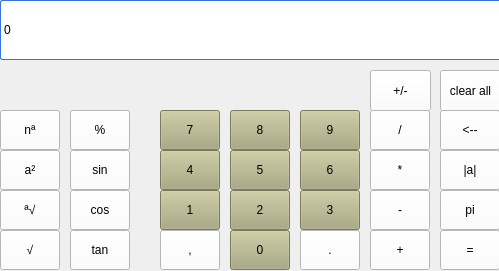
<?xml version="1.0" encoding="UTF-8"?>
<ui version="4.0">
 <class>model_main</class>
 <widget class="QMainWindow" name="model_main">
  <property name="geometry">
   <rect>
    <x>0</x>
    <y>0</y>
    <width>499</width>
    <height>271</height>
   </rect>
  </property>
  <property name="windowTitle">
   <string>model_main</string>
  </property>
  <widget class="QWidget" name="centralWidget">
   <widget class="QLabel" name="label_show">
    <property name="geometry">
     <rect>
      <x>0</x>
      <y>0</y>
      <width>501</width>
      <height>60</height>
     </rect>
    </property>
    <property name="styleSheet">
     <string notr="true"> background-color: rgb(255, 255, 255);
font: 11pt &quot;MS Shell Dlg 2&quot;;
border-radius: 2px;
    border: 1px solid #3873d9;
  </string>
    </property>
    <property name="text">
     <string>0</string>
    </property>
   </widget>
   <widget class="QPushButton" name="pushButton_sqrt">
    <property name="geometry">
     <rect>
      <x>0</x>
      <y>230</y>
      <width>60</width>
      <height>40</height>
     </rect>
    </property>
    <property name="styleSheet">
     <string notr="true"> background-color: rgb(255, 255, 255);
font: 11pt &quot;MS Shell Dlg 2&quot;;</string>
    </property>
    <property name="text">
     <string>√</string>
    </property>
   </widget>
   <widget class="QPushButton" name="pushButton_any_sqrt">
    <property name="geometry">
     <rect>
      <x>0</x>
      <y>190</y>
      <width>60</width>
      <height>40</height>
     </rect>
    </property>
    <property name="styleSheet">
     <string notr="true"> background-color: rgb(255, 255, 255);</string>
    </property>
    <property name="text">
     <string>ª√</string>
    </property>
   </widget>
   <widget class="QPushButton" name="pushButton_pi">
    <property name="geometry">
     <rect>
      <x>440</x>
      <y>190</y>
      <width>60</width>
      <height>40</height>
     </rect>
    </property>
    <property name="styleSheet">
     <string notr="true"> background-color: rgb(255, 255, 255);
font: 11pt &quot;MS Shell Dlg 2&quot;;</string>
    </property>
    <property name="text">
     <string>pi</string>
    </property>
   </widget>
   <widget class="QPushButton" name="pushButton_sin">
    <property name="geometry">
     <rect>
      <x>70</x>
      <y>150</y>
      <width>60</width>
      <height>40</height>
     </rect>
    </property>
    <property name="styleSheet">
     <string notr="true"> background-color: rgb(255, 255, 255);
font: 11pt &quot;MS Shell Dlg 2&quot;;
</string>
    </property>
    <property name="text">
     <string>sin</string>
    </property>
   </widget>
   <widget class="QPushButton" name="pushButton_tg">
    <property name="geometry">
     <rect>
      <x>70</x>
      <y>230</y>
      <width>60</width>
      <height>40</height>
     </rect>
    </property>
    <property name="styleSheet">
     <string notr="true"> background-color: rgb(255, 255, 255);
font: 11pt &quot;MS Shell Dlg 2&quot;;</string>
    </property>
    <property name="text">
     <string>tan</string>
    </property>
   </widget>
   <widget class="QPushButton" name="pushButton_cos">
    <property name="geometry">
     <rect>
      <x>70</x>
      <y>190</y>
      <width>60</width>
      <height>40</height>
     </rect>
    </property>
    <property name="styleSheet">
     <string notr="true"> background-color: rgb(255, 255, 255);
font: 11pt &quot;MS Shell Dlg 2&quot;;</string>
    </property>
    <property name="text">
     <string>cos</string>
    </property>
   </widget>
   <widget class="QPushButton" name="pushButton_comma">
    <property name="geometry">
     <rect>
      <x>160</x>
      <y>230</y>
      <width>60</width>
      <height>40</height>
     </rect>
    </property>
    <property name="styleSheet">
     <string notr="true"> background-color: rgb(255, 255, 255);
font: 11pt &quot;MS Shell Dlg 2&quot;;</string>
    </property>
    <property name="text">
     <string>,</string>
    </property>
   </widget>
   <widget class="QPushButton" name="pushButton_degree_2">
    <property name="geometry">
     <rect>
      <x>0</x>
      <y>150</y>
      <width>60</width>
      <height>40</height>
     </rect>
    </property>
    <property name="styleSheet">
     <string notr="true"> background-color: rgb(255, 255, 255)</string>
    </property>
    <property name="text">
     <string>a²</string>
    </property>
   </widget>
   <widget class="QPushButton" name="pushButton_modul">
    <property name="geometry">
     <rect>
      <x>440</x>
      <y>150</y>
      <width>60</width>
      <height>40</height>
     </rect>
    </property>
    <property name="styleSheet">
     <string notr="true"> background-color: rgb(255, 255, 255);
font: 11pt &quot;MS Shell Dlg 2&quot;;</string>
    </property>
    <property name="text">
     <string>|a|</string>
    </property>
   </widget>
   <widget class="QPushButton" name="pushButton_any_degree">
    <property name="geometry">
     <rect>
      <x>0</x>
      <y>110</y>
      <width>60</width>
      <height>40</height>
     </rect>
    </property>
    <property name="styleSheet">
     <string notr="true">background-color: rgb(255, 255, 255);
   </string>
    </property>
    <property name="text">
     <string>nª</string>
    </property>
   </widget>
   <widget class="QPushButton" name="pushButton_7">
    <property name="geometry">
     <rect>
      <x>160</x>
      <y>110</y>
      <width>60</width>
      <height>40</height>
     </rect>
    </property>
    <property name="styleSheet">
     <string notr="true"> background-color: rgb(170, 170, 127);
font: 9pt &quot;Wide Latin&quot;;</string>
    </property>
    <property name="text">
     <string>7</string>
    </property>
   </widget>
   <widget class="QPushButton" name="pushButton_9">
    <property name="geometry">
     <rect>
      <x>300</x>
      <y>110</y>
      <width>60</width>
      <height>40</height>
     </rect>
    </property>
    <property name="styleSheet">
     <string notr="true"> background-color: rgb(170, 170, 127);
font: 9pt &quot;Wide Latin&quot;;</string>
    </property>
    <property name="text">
     <string>9</string>
    </property>
   </widget>
   <widget class="QPushButton" name="pushButton_8">
    <property name="geometry">
     <rect>
      <x>230</x>
      <y>110</y>
      <width>60</width>
      <height>40</height>
     </rect>
    </property>
    <property name="styleSheet">
     <string notr="true"> background-color: rgb(170, 170, 127);
font: 9pt &quot;Wide Latin&quot;;</string>
    </property>
    <property name="text">
     <string>8</string>
    </property>
   </widget>
   <widget class="QPushButton" name="pushButton_4">
    <property name="geometry">
     <rect>
      <x>160</x>
      <y>150</y>
      <width>60</width>
      <height>40</height>
     </rect>
    </property>
    <property name="styleSheet">
     <string notr="true"> background-color: rgb(170, 170, 127);
font: 9pt &quot;Wide Latin&quot;;</string>
    </property>
    <property name="text">
     <string>4</string>
    </property>
   </widget>
   <widget class="QPushButton" name="pushButton_6">
    <property name="geometry">
     <rect>
      <x>300</x>
      <y>150</y>
      <width>60</width>
      <height>40</height>
     </rect>
    </property>
    <property name="styleSheet">
     <string notr="true"> background-color: rgb(170, 170, 127);
font: 9pt &quot;Wide Latin&quot;;</string>
    </property>
    <property name="text">
     <string>6</string>
    </property>
   </widget>
   <widget class="QPushButton" name="pushButton_5">
    <property name="geometry">
     <rect>
      <x>230</x>
      <y>150</y>
      <width>60</width>
      <height>40</height>
     </rect>
    </property>
    <property name="styleSheet">
     <string notr="true"> background-color: rgb(170, 170, 127);
font: 9pt &quot;Wide Latin&quot;;</string>
    </property>
    <property name="text">
     <string>5</string>
    </property>
   </widget>
   <widget class="QPushButton" name="pushButton_1">
    <property name="geometry">
     <rect>
      <x>160</x>
      <y>190</y>
      <width>60</width>
      <height>40</height>
     </rect>
    </property>
    <property name="styleSheet">
     <string notr="true"> background-color: rgb(170, 170, 127);
font: 9pt &quot;Wide Latin&quot;;</string>
    </property>
    <property name="text">
     <string>1</string>
    </property>
   </widget>
   <widget class="QPushButton" name="pushButton_3">
    <property name="geometry">
     <rect>
      <x>300</x>
      <y>190</y>
      <width>60</width>
      <height>40</height>
     </rect>
    </property>
    <property name="styleSheet">
     <string notr="true"> background-color: rgb(170, 170, 127);
font: 9pt &quot;Wide Latin&quot;;</string>
    </property>
    <property name="text">
     <string>3</string>
    </property>
   </widget>
   <widget class="QPushButton" name="pushButton_2">
    <property name="geometry">
     <rect>
      <x>230</x>
      <y>190</y>
      <width>60</width>
      <height>40</height>
     </rect>
    </property>
    <property name="styleSheet">
     <string notr="true"> background-color: rgb(170, 170, 127);
font: 9pt &quot;Wide Latin&quot;;</string>
    </property>
    <property name="text">
     <string>2</string>
    </property>
   </widget>
   <widget class="QPushButton" name="pushButton_0">
    <property name="geometry">
     <rect>
      <x>230</x>
      <y>230</y>
      <width>60</width>
      <height>40</height>
     </rect>
    </property>
    <property name="styleSheet">
     <string notr="true"> background-color: rgb(170, 170, 127);
font: 9pt &quot;Wide Latin&quot;;</string>
    </property>
    <property name="text">
     <string>0</string>
    </property>
   </widget>
   <widget class="QPushButton" name="pushButton_answer">
    <property name="geometry">
     <rect>
      <x>440</x>
      <y>230</y>
      <width>60</width>
      <height>40</height>
     </rect>
    </property>
    <property name="styleSheet">
     <string notr="true"> background-color: rgb(255, 255, 255);
font: 11pt &quot;MS Shell Dlg 2&quot;;</string>
    </property>
    <property name="text">
     <string>=</string>
    </property>
   </widget>
   <widget class="QPushButton" name="pushButton_point">
    <property name="geometry">
     <rect>
      <x>300</x>
      <y>230</y>
      <width>60</width>
      <height>40</height>
     </rect>
    </property>
    <property name="styleSheet">
     <string notr="true"> background-color: rgb(255, 255, 255);
font: 11pt &quot;MS Shell Dlg 2&quot;;</string>
    </property>
    <property name="text">
     <string>.</string>
    </property>
   </widget>
   <widget class="QPushButton" name="pushButton_delenie">
    <property name="geometry">
     <rect>
      <x>370</x>
      <y>110</y>
      <width>60</width>
      <height>40</height>
     </rect>
    </property>
    <property name="styleSheet">
     <string notr="true"> background-color: white;
font: 11pt &quot;MS Shell Dlg 2&quot;;</string>
    </property>
    <property name="text">
     <string>/</string>
    </property>
   </widget>
   <widget class="QPushButton" name="pushButton_delete">
    <property name="geometry">
     <rect>
      <x>440</x>
      <y>110</y>
      <width>60</width>
      <height>40</height>
     </rect>
    </property>
    <property name="styleSheet">
     <string notr="true"> background-color: rgb(255, 255, 255);
font: 11pt &quot;MS Shell Dlg 2&quot;;</string>
    </property>
    <property name="text">
     <string>&lt;--</string>
    </property>
   </widget>
   <widget class="QPushButton" name="pushButton_umnozshenie">
    <property name="geometry">
     <rect>
      <x>370</x>
      <y>150</y>
      <width>60</width>
      <height>40</height>
     </rect>
    </property>
    <property name="styleSheet">
     <string notr="true"> background-color: rgb(255, 255, 255);
font: 11pt &quot;MS Shell Dlg 2&quot;;</string>
    </property>
    <property name="text">
     <string>*</string>
    </property>
   </widget>
   <widget class="QPushButton" name="pushButton_ostatok">
    <property name="geometry">
     <rect>
      <x>70</x>
      <y>110</y>
      <width>60</width>
      <height>40</height>
     </rect>
    </property>
    <property name="styleSheet">
     <string notr="true"> background-color: rgb(255, 255, 255);
font: 11pt &quot;MS Shell Dlg 2&quot;;</string>
    </property>
    <property name="text">
     <string>%</string>
    </property>
   </widget>
   <widget class="QPushButton" name="pushButton_minus">
    <property name="geometry">
     <rect>
      <x>370</x>
      <y>190</y>
      <width>60</width>
      <height>40</height>
     </rect>
    </property>
    <property name="styleSheet">
     <string notr="true"> background-color: rgb(255, 255, 255);
font: 21pt &quot;MS Shell Dlg 2&quot;;</string>
    </property>
    <property name="text">
     <string>-</string>
    </property>
   </widget>
   <widget class="QPushButton" name="pushButton_plus">
    <property name="geometry">
     <rect>
      <x>370</x>
      <y>230</y>
      <width>60</width>
      <height>40</height>
     </rect>
    </property>
    <property name="styleSheet">
     <string notr="true"> background-color: rgb(255, 255, 255);
font: 11pt &quot;MS Shell Dlg 2&quot;;</string>
    </property>
    <property name="text">
     <string>+</string>
    </property>
   </widget>
   <widget class="QPushButton" name="pushButton_clear_all">
    <property name="geometry">
     <rect>
      <x>440</x>
      <y>70</y>
      <width>61</width>
      <height>41</height>
     </rect>
    </property>
    <property name="styleSheet">
     <string notr="true"> background-color: rgb(255, 255, 255);
font: 10pt &quot;MS Shell Dlg 2&quot;;</string>
    </property>
    <property name="text">
     <string>clear all</string>
    </property>
   </widget>
   <widget class="QPushButton" name="pushButton_plus_minus">
    <property name="geometry">
     <rect>
      <x>370</x>
      <y>70</y>
      <width>61</width>
      <height>41</height>
     </rect>
    </property>
    <property name="styleSheet">
     <string notr="true"> background-color: rgb(255, 255, 255);
font: 11pt &quot;MS Shell Dlg 2&quot;;</string>
    </property>
    <property name="text">
     <string>+/-</string>
    </property>
   </widget>
  </widget>
 </widget>
 <layoutdefault spacing="6" margin="11"/>
 <resources/>
 <connections/>
</ui>
